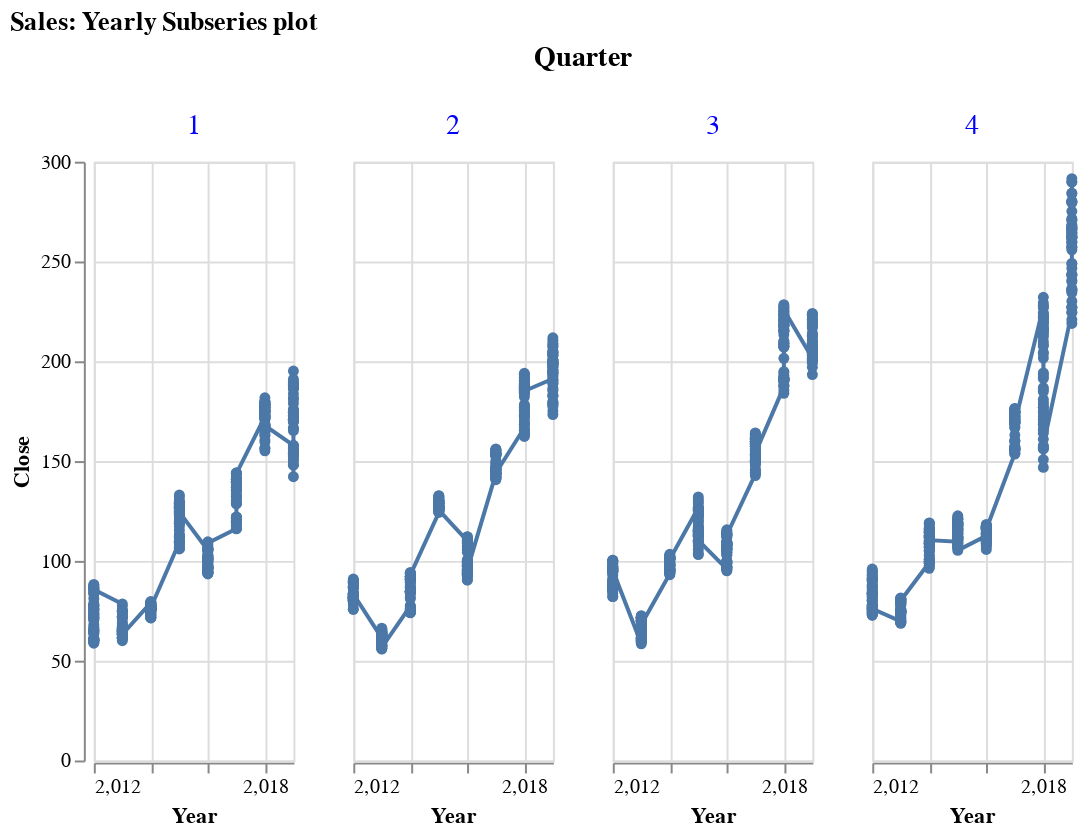

Notebook source saved alongside this figure:
### Code cell
alt.Chart(data).mark_line(
    point=True
).encode(
    x='Year',
    y='Close',
    column = 'Quarter'
     
).properties(
    title="Sales: Yearly Subseries plot",
    width=100).configure_header(
    titleColor='black',
    titleFontSize=14,
    labelColor='blue',
    labelFontSize=14
)

### Figure 1 — Vega-Lite specification as saved in the notebook (floating-point values rounded to 4 significant figures; data arrays with more than 128 entries replaced by an {"elided": "..."} marker saying what was removed)
{"config": {"view": {"continuousWidth": 400, "continuousHeight": 300}, "header": {"labelColor": "blue", "labelFontSize": 14, "titleColor": "black", "titleFontSize": 14}}, "data": {"name": "data-9e68c797aa38fd7759f29fc46a3ae520"}, "mark": {"type": "line", "point": true}, "encoding": {"column": {"field": "Quarter", "type": "quantitative"}, "x": {"field": "Year", "type": "quantitative"}, "y": {"field": "Close", "type": "quantitative"}}, "title": "Sales: Yearly Subseries plot", "width": 100, "$schema": "https://vega.github.io/schema/vega-lite/v4.17.0.json", "datasets": {"data-9e68c797aa38fd7759f29fc46a3ae520": {"elided": "2011 records"}}}
